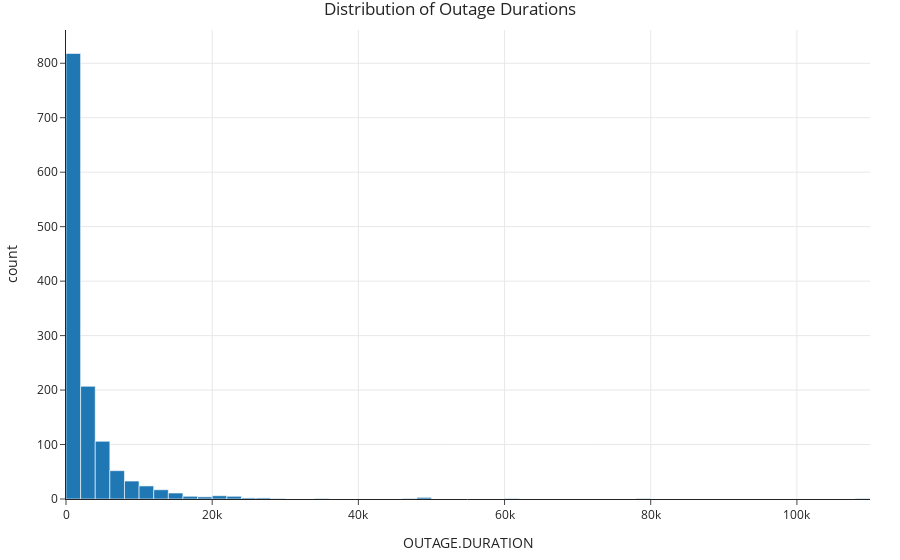

The notebook cell this image was saved under:
### Code cell
fig = px.histogram(
    outages,
    x="OUTAGE.DURATION",
    nbins=100,  # You can adjust the number of bins
    title="Distribution of Outage Durations"
)

fig.show()

### Figure 1 — Plotly figure (JSON) as saved in the notebook; plotly's stock layout.template omitted (floating-point values rounded to 4 significant figures; data arrays with more than 128 entries replaced by an {"elided": "..."} marker saying what was removed)
{"data": [{"alignmentgroup": "True", "bingroup": "x", "hovertemplate": "OUTAGE.DURATION=%{x}<br>count=%{y}<extra></extra>", "legendgroup": "", "marker": {"color": "#1F77B4", "pattern": {"shape": ""}}, "name": "", "nbinsx": 100, "offsetgroup": "", "orientation": "v", "showlegend": false, "type": "histogram", "x": {"elided": "1301 int values"}, "xaxis": "x", "yaxis": "y"}], "layout": {"barmode": "relative", "legend": {"tracegroupgap": 0}, "title": {"text": "Distribution of Outage Durations"}, "xaxis": {"anchor": "y", "domain": [0, 1], "title": {"text": "OUTAGE.DURATION"}}, "yaxis": {"anchor": "x", "domain": [0, 1], "title": {"text": "count"}}}}
